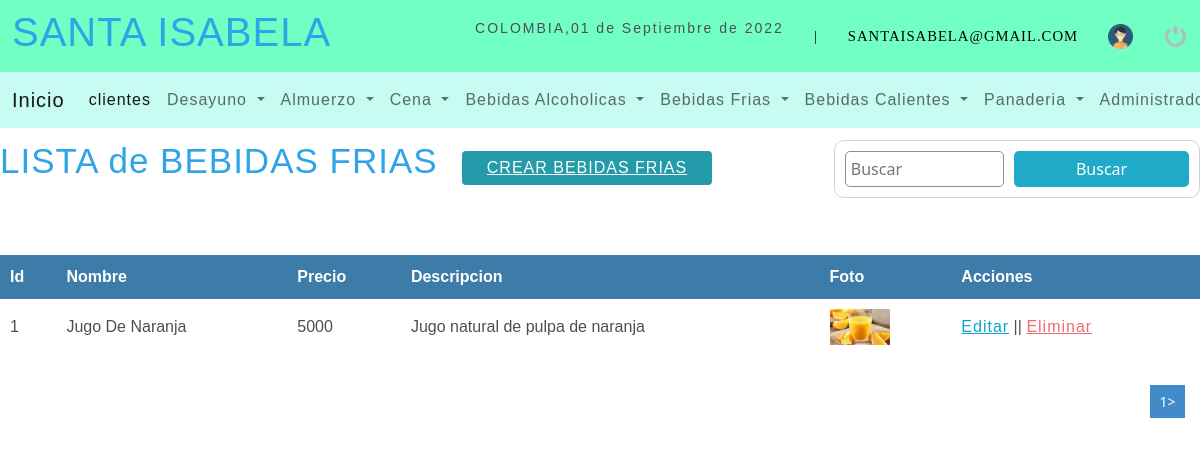
/sistema/Buscar_Frias.php (signed in), run on the app's committed database.
### tables this page shows
CREATE TABLE `bebidasfrias` (
  `id_frias` int(10) NOT NULL,
  `nombre` varchar(50) NOT NULL,
  `precio` int(10) NOT NULL,
  `descripcion` varchar(150) NOT NULL,
  `foto` varchar(300) NOT NULL,
  `estatus` int(11) NOT NULL DEFAULT '1'
);

### sistema/Buscar_Frias.php (the view, shortened to what this page needs)
<?php
include '../conexion.php';
$busqueda=$_REQUEST["busqueda"];
?>
<!DOCTYPE html>
<html lang="es">
<head>
	<?php include "includes/scripts.php";?>
     <link rel="stylesheet" type="text/css" href="css/listar_administrador.css">
</head>
<body>
<?php include "includes/header.php";?>
	<section id="container">
    <h1>LISTA de BEBIDAS FRIAS</h1>
    <a href="Registro_Frias.php" class="btn_new"> CREAR BEBIDAS FRIAS</a>
    <form action="Buscar_Frias.php" method="get" class="form-search">
        <input type="text" name="busqueda" id="busqueda" placeholder="Buscar" value="<?php echo $busqueda;?>" >
        <input type="submit" value="Buscar" class="btn_search">
    </form>
    <table>
        <tr>
            <th>Id</th>
            <th>Nombre</th>
            <th>Precio</th>
            <th>Descripcion</th>
            <th>Foto</th>
            <th>Acciones</th>
         </tr>
         <?php
         $sql_register=mysqli_query($conexion,"SELECT COUNT(*) as total_registro FROM bebidasfrias WHERE (id_frias LIKE '%$busqueda%' OR
         nombre LIKE '%$busqueda%' OR
         precio LIKE '%$busqueda%' OR
         descripcion LIKE '%$busqueda%')
         AND
         estatus=1");
         $result_register=mysqli_fetch_array($sql_register);
         $total_registro=$result_register['total_registro'];
         $por_pagina=10;
         if(empty($_GET['pagina']))
         {
             $pagina=1;
         }else{
             $pagina=$_GET['pagina'];
         }
         $desde=($pagina-1)*$por_pagina;
         $total_paginas=ceil($total_registro/$por_pagina);
         $query=mysqli_query($conexion,"SELECT id_frias,nombre,precio,descripcion,foto FROM bebidasfrias WHERE
          (id_frias LIKE '%$busqueda%' OR
          nombre LIKE '%$busqueda%' OR
          precio LIKE '%$busqueda%' OR
          descripcion LIKE '%$busqueda%')
         AND
         estatus=1 ORDER BY id_frias ASC LIMIT $desde,$por_pagina");
         $result=mysqli_num_rows($query);
         if($result >0){
             while($data=mysqli_fetch_array($query)){
                if($data['foto']!='img_producto.png'){
                    $foto='img/frias/'.$data['foto'];
                }else{
                    $foto='img/'.$data['foto'];
                }
           ?>
         <tr>
             <td><?php echo $data["id_frias"];?></td>
             <td><?php echo $data["nombre"];?></td>
             <td><?php echo $data["precio"];?></td>
             <td><?php echo $data["descripcion"];?></td>
             <td class="img_producto"><img   width="60px" src="<?php echo $foto;?>" alt="<?php echo $data["nombre"];?>"></td>
             <td>
                 <a  class="link_edit" href="editado.php?id=<?php echo $data["id_frias"];?>">Editar</a>  ||
                 <a class="link_delete" href="Eliminar_Frias.php?id=<?php echo $data["id_frias"];?>">Eliminar</a>
             </td>
         </tr>
 <?php
        }
    }
    ?>
    </table>
    <div class="paginador">
        <ul>
        <?php
        for($i=1; $i <=$total_paginas; $i++){
            if($i==$pagina)
            {
                echo '<li class="pageSelected">'.$i.'></li>';
            }else{
                echo '<li><a href="?pagina='.$i.'">'.$i.'</a></li>';
            }
        }
        ?>
        </ul>
    </div>
	</section>
</body>
</html>

### sistema/css/header.css (style rules this page uses)
* { margin: 0; padding: 0; box-sizing: border-box; }
body { background: #ededed; }
h1, h2, h3, h4, h5, h6 { font-family: 'arial'; font-weight: bold; letter-spacing: 1px; }
h1 { font-size: 26px; }
a { text-decoration: none; font-family: arial; letter-spacing: 1px; }

### sistema/css/registrar.css (style rules this page uses)
* { margin:0px; padding: 0px; box-sizing:border-box; }
form { background:#fff ; margin:auto ; padding: 20px 50px; border: 1px solid #d1d1d1; }
input,select { display: block; width: 100%; font-size: 11pt; padding: 5px; border: 1px solid #85929e; border-radius: 5px; }

### sistema/css/listar_administrador.css (style rules this page uses)
* { margin: 0; padding: 0; box-sizing: border-box; }
#container h1 { margin-top: 140px; font-size:35px ; display: inline-block; }
.btn_new { display: inline-block; background: #239baa; color: #fff; padding: 5px 25px; border-radius: 4px; margin: 20px; }
table { margin-top: 50px; border-collapse: collapse; font-size: 12pt; font-family: 'arial'; width: 100%; }
table th { text-align: left; padding: 10px; background: #3d7ba8; color:#fff; }
table tr:nth-child(odd) { background: #fff; }
table td { padding: 10px; }
.link_edit { color: #0ca4ce; }
.link_delete { color: #f26b6b; }
.paginador ul { padding: 15px; list-style: none; background: #fff; margin-top: 15px; display: -webkit-flex; display: -moz-flex; display: -ms-flex; display: -o-flex; display: flex; justify-content: flex-end; }
.paginador a,.pageSelected { color: #428bca; border: 1px solid #ddd; padding: 5px; display: inline-block; font-size: 14px; text-align: center; width: 35px; }
.pageSelected { color: #fff; background: #428bca; border: 1px solid #428bca; }
.form-search { margin-top: 140px; display: -webkit-flex; display: -moz-flex; display: -ms-flex; display: -o-flex; display: flex; float: right; background: initial; padding: 10px; border-radius: 10px; }
.form-search .btn_search { background: #1faac8; color: #fff; padding: 0 20px; border: 0; cursor: pointer; margin-left: 10px; }
.img_producto img { width: 60px; height: auto; margin: auto; }

### sistema/css/eliminar_administrador.css (style rules this page uses)
* { margin:0px; padding: 0px; box-sizing:border-box; }

### data on the page
bebidasfrias: id_frias "1", nombre "Jugo De Naranja", precio "5000", descripcion "Jugo natural de pulpa de naranja", foto (picture)

### other printed values
fechac() "01 de Septiembre de 2022"
$_SESSION['correo'] "SANTAISABELA@GMAIL.COM"
